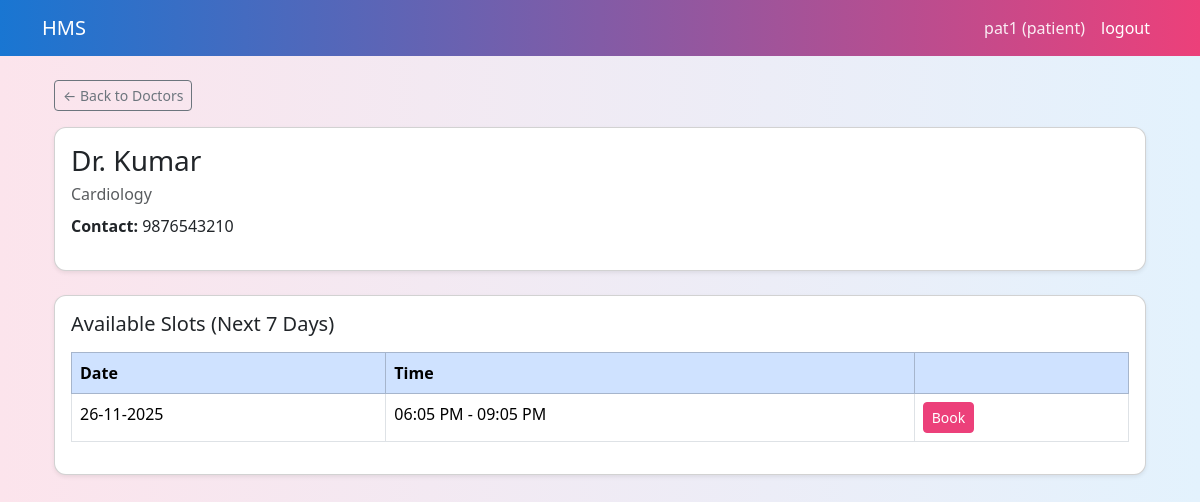
The app's page /patient/doctor/1 (signed in) with its own data.
### models.py (models this page shows, shortened)
class Doctor(db.Model):
    __tablename__="doctors"
    id=db.Column(db.Integer,primary_key=True)
    user_id=db.Column(db.Integer,db.ForeignKey("users.id"),nullable=False)
    department_id=db.Column(db.Integer,db.ForeignKey("departments.id"))
    full_name=db.Column(db.String(120),nullable=False)
    phone=db.Column(db.String(20))
    about=db.Column(db.Text)
    experience_years=db.Column(db.Integer)
    is_active=db.Column(db.Boolean, default=True)
    user=db.relationship("User",back_populates="doctor_profile")
    department=db.relationship("Department",back_populates="doctors")
    appointments=db.relationship("Appointment",back_populates="doctor")
    availabilities=db.relationship("DoctorAvailability",back_populates="doctor")

class Department(db.Model):
    __tablename__="departments"
    id=db.Column(db.Integer,primary_key=True)
    name=db.Column(db.String(80),unique=True,nullable=False)
    description=db.Column(db.Text)
    doctors=db.relationship("Doctor",back_populates="department")

class DoctorAvailability(db.Model):
    __tablename__="doctor_availability"
    id=db.Column(db.Integer,primary_key=True)
    doctorid=db.Column(db.Integer,db.ForeignKey("doctors.id"),nullable=False)
    date=db.Column(db.Date,nullable=False)
    start_time=db.Column(db.Time,nullable=False)
    end_time=db.Column(db.Time,nullable=False)
    doctor=db.relationship("Doctor",back_populates="availabilities")

### app.py (the view)
    @app.route('/patient/doctor/<int:doctor_id>')
    def patient_doctor_profile(doctor_id):
        if session.get('role') != "patient":
            return redirect(url_for('login'))
        doctor = Doctor.query.get_or_404(doctor_id)
        today=date.today()
        next_week = today + timedelta(days=7)
        slots = (
            DoctorAvailability.query
            .filter(
                DoctorAvailability.doctorid==doctor.id,
                DoctorAvailability.date>=today,
                DoctorAvailability.date <= next_week
            ).order_by(DoctorAvailability.date,DoctorAvailability.start_time).all()
        )
        return render_template(
            "patient_doctor_profile.html",
            doctor=doctor,
            slots=slots
        )

### templates/patient_doctor_profile.html (shortened to what this page needs)
{% extends "base.html" %}
{% block content %}
<div class="container mt-4">
    <a href="{{ url_for('patient_search_doctors') }}" class="btn btn-sm btn-outline-secondary mb-3">
        ← Back to Doctors
    </a>
    <div class="card shadow-sm mb-4">
        <div class="card-body">
            <h3 class="mb-1">{{ doctor.full_name }}</h3>
            <p class="text-muted mb-2">
                {{ doctor.department.name if doctor.department else "General" }}
            </p>
            {% if doctor.phone %}
            <p><strong>Contact:</strong> {{ doctor.phone }}</p>
            {% endif %}
        </div>
    </div>
    <div class="card shadow-sm">
        <div class="card-body">
            <h5 class="card-title mb-3">Available Slots (Next 7 Days)</h5>
            {% if slots %}
            <table class="table table-bordered">
                <thead class="table-primary">
                    <tr>
                        <th>Date</th>
                        <th>Time</th>
                        <th></th>
                    </tr>
                </thead>
                <tbody>
                    {% for s in slots %}
                    <tr>
                        <td>{{ s.date.strftime("%d-%m-%Y") }}</td>
                        <td>{{ s.start_time.strftime("%I:%M %p") }} - {{ s.end_time.strftime("%I:%M %p") }}</td>
                        <td>
                            <form method="post" action="{{ url_for('patient_book_appointment', slot_id=s.id) }}"
                                class="d-inline">
                                <button type="submit" class="btn btn-sm btn-success">
                                    Book
                                </button>
                            </form>
                        </td>
                    </tr>
                    {% endfor %}
                </tbody>
            </table>
            {% else %}
            <p class="text-muted">Doctor has no available slots.</p>
            {% endif %}
        </div>
    </div>
</div>
{% endblock %}

### templates/base.html (style rules this page uses)
body { background: linear-gradient(90deg, #fce4ec, #e3f2fd); min-height: 100vh; }
.card { border-radius: 12px; box-shadow: 0 4px 12px rgba(0, 0, 0, 0.08); }
.btn-success { background-color: #ec407a; border-color: #ec407a; }

### records on screen
Doctor: full_name "Dr. Kumar", phone "9876543210"
Department: department "Cardiology"
DoctorAvailability: date "26-11-2025", start_time "06:05 PM", end_time "09:05 PM"

### other values on screen
{{ session.get('username') }} "pat1"
{{ session.get('role') }} "patient"
